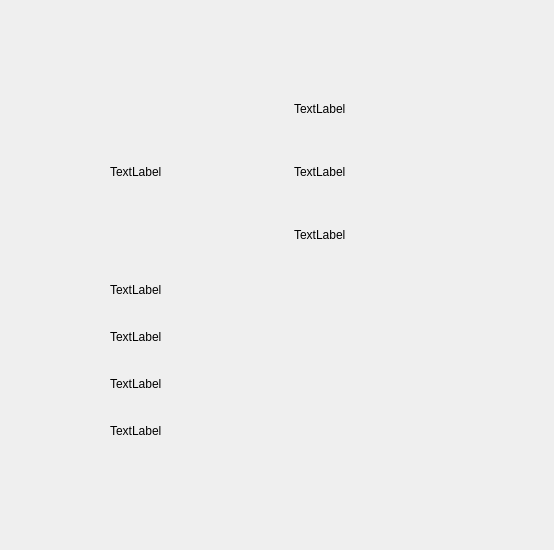
<?xml version="1.0" encoding="UTF-8"?>
<ui version="4.0">
 <class>Form</class>
 <widget class="QWidget" name="Form">
  <property name="geometry">
   <rect>
    <x>0</x>
    <y>0</y>
    <width>554</width>
    <height>550</height>
   </rect>
  </property>
  <property name="windowTitle">
   <string>Form</string>
  </property>
  <widget class="QWidget" name="verticalLayoutWidget">
   <property name="geometry">
    <rect>
     <x>110</x>
     <y>80</y>
     <width>361</width>
     <height>371</height>
    </rect>
   </property>
   <layout class="QVBoxLayout" name="verticalLayout">
    <item>
     <layout class="QHBoxLayout" name="horizontalLayout">
      <item>
       <widget class="QLabel" name="img">
        <property name="text">
         <string>TextLabel</string>
        </property>
       </widget>
      </item>
      <item>
       <layout class="QVBoxLayout" name="verticalLayout_4">
        <item>
         <widget class="QLabel" name="studentID">
          <property name="text">
           <string>TextLabel</string>
          </property>
         </widget>
        </item>
        <item>
         <widget class="QLabel" name="name">
          <property name="text">
           <string>TextLabel</string>
          </property>
         </widget>
        </item>
        <item>
         <widget class="QLabel" name="cardID">
          <property name="text">
           <string>TextLabel</string>
          </property>
         </widget>
        </item>
       </layout>
      </item>
     </layout>
    </item>
    <item>
     <layout class="QVBoxLayout" name="verticalLayout_3">
      <item>
       <widget class="QLabel" name="major">
        <property name="text">
         <string>TextLabel</string>
        </property>
       </widget>
      </item>
      <item>
       <widget class="QLabel" name="grade">
        <property name="text">
         <string>TextLabel</string>
        </property>
       </widget>
      </item>
      <item>
       <widget class="QLabel" name="college">
        <property name="text">
         <string>TextLabel</string>
        </property>
       </widget>
      </item>
      <item>
       <widget class="QLabel" name="birthday">
        <property name="text">
         <string>TextLabel</string>
        </property>
       </widget>
      </item>
     </layout>
    </item>
   </layout>
  </widget>
 </widget>
 <resources/>
 <connections/>
</ui>
